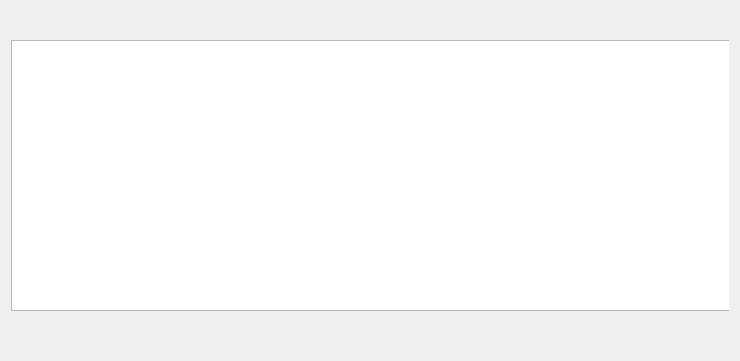
<?xml version="1.0" encoding="UTF-8"?>
<ui version="4.0">
 <class>Supply</class>
 <widget class="QDialog" name="Supply">
  <property name="geometry">
   <rect>
    <x>0</x>
    <y>0</y>
    <width>740</width>
    <height>361</height>
   </rect>
  </property>
  <property name="windowTitle">
   <string>Dialog</string>
  </property>
  <layout class="QVBoxLayout" name="verticalLayout">
   <item>
    <widget class="QWidget" name="widget" native="true">
     <property name="sizePolicy">
      <sizepolicy hsizetype="Preferred" vsizetype="Fixed">
       <horstretch>0</horstretch>
       <verstretch>0</verstretch>
      </sizepolicy>
     </property>
     <property name="minimumSize">
      <size>
       <width>0</width>
       <height>281</height>
      </size>
     </property>
     <property name="maximumSize">
      <size>
       <width>16777215</width>
       <height>281</height>
      </size>
     </property>
     <widget class="QListWidget" name="listWidget">
      <property name="geometry">
       <rect>
        <x>0</x>
        <y>0</y>
        <width>721</width>
        <height>271</height>
       </rect>
      </property>
      <property name="palette">
       <palette>
        <active>
         <colorrole role="Button">
          <brush brushstyle="SolidPattern">
           <color alpha="255">
            <red>0</red>
            <green>0</green>
            <blue>0</blue>
           </color>
          </brush>
         </colorrole>
         <colorrole role="Text">
          <brush brushstyle="SolidPattern">
           <color alpha="255">
            <red>106</red>
            <green>0</green>
            <blue>79</blue>
           </color>
          </brush>
         </colorrole>
         <colorrole role="ButtonText">
          <brush brushstyle="SolidPattern">
           <color alpha="255">
            <red>255</red>
            <green>122</green>
            <blue>5</blue>
           </color>
          </brush>
         </colorrole>
         <colorrole role="PlaceholderText">
          <brush brushstyle="SolidPattern">
           <color alpha="128">
            <red>106</red>
            <green>0</green>
            <blue>79</blue>
           </color>
          </brush>
         </colorrole>
        </active>
        <inactive>
         <colorrole role="Button">
          <brush brushstyle="SolidPattern">
           <color alpha="255">
            <red>0</red>
            <green>0</green>
            <blue>0</blue>
           </color>
          </brush>
         </colorrole>
         <colorrole role="Text">
          <brush brushstyle="SolidPattern">
           <color alpha="255">
            <red>106</red>
            <green>0</green>
            <blue>79</blue>
           </color>
          </brush>
         </colorrole>
         <colorrole role="ButtonText">
          <brush brushstyle="SolidPattern">
           <color alpha="255">
            <red>255</red>
            <green>122</green>
            <blue>5</blue>
           </color>
          </brush>
         </colorrole>
         <colorrole role="PlaceholderText">
          <brush brushstyle="SolidPattern">
           <color alpha="128">
            <red>106</red>
            <green>0</green>
            <blue>79</blue>
           </color>
          </brush>
         </colorrole>
        </inactive>
        <disabled>
         <colorrole role="Button">
          <brush brushstyle="SolidPattern">
           <color alpha="255">
            <red>0</red>
            <green>0</green>
            <blue>0</blue>
           </color>
          </brush>
         </colorrole>
         <colorrole role="Text">
          <brush brushstyle="SolidPattern">
           <color alpha="255">
            <red>120</red>
            <green>120</green>
            <blue>120</blue>
           </color>
          </brush>
         </colorrole>
         <colorrole role="ButtonText">
          <brush brushstyle="SolidPattern">
           <color alpha="255">
            <red>120</red>
            <green>120</green>
            <blue>120</blue>
           </color>
          </brush>
         </colorrole>
         <colorrole role="PlaceholderText">
          <brush brushstyle="SolidPattern">
           <color alpha="128">
            <red>0</red>
            <green>0</green>
            <blue>0</blue>
           </color>
          </brush>
         </colorrole>
        </disabled>
       </palette>
      </property>
      <property name="editTriggers">
       <set>QAbstractItemView::NoEditTriggers</set>
      </property>
     </widget>
    </widget>
   </item>
  </layout>
 </widget>
 <resources/>
 <connections/>
</ui>
